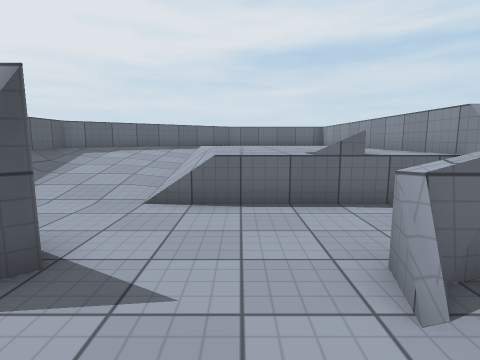
view 1 (above)

13 first-person views from a walk through a Unity game level. The camera is 1.3 m above the floor, tilts 8° down and sees 80° across. The floor is counted in squares, 1 m on a side. Each view is taken from the middle of a square. On the plan, view 1 faces up. The plan holds only what a view shows up to about 13 squares ahead; the rest is blank. Surface patterns are stand-ins for the level's own textures.

view 2
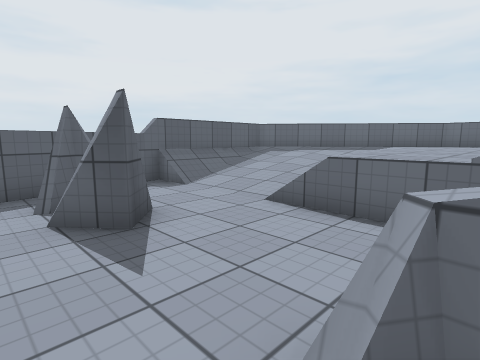

view 3
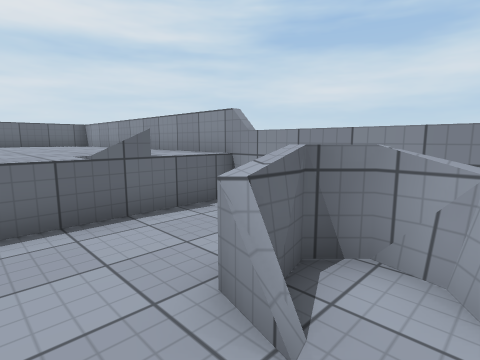

view 4
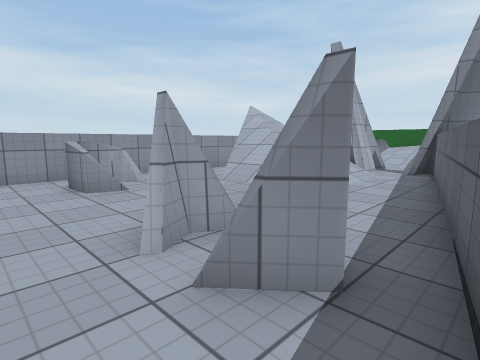

view 5
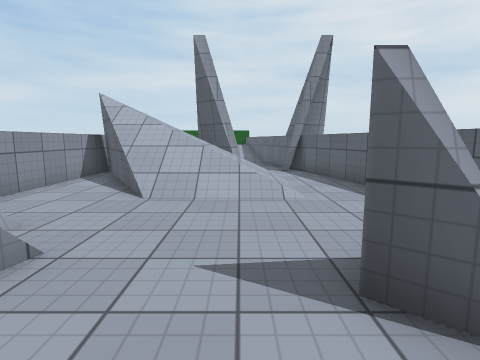

view 6
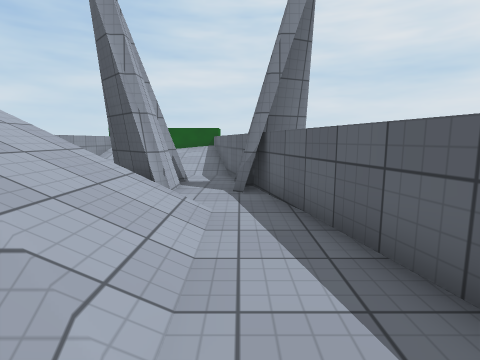

view 7
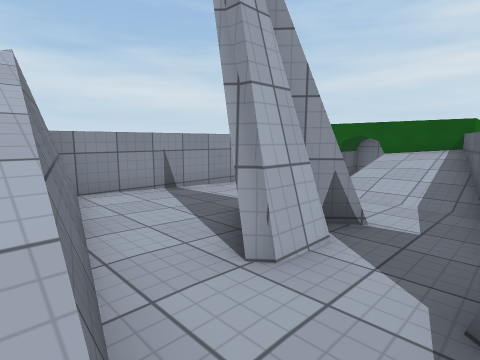

view 8
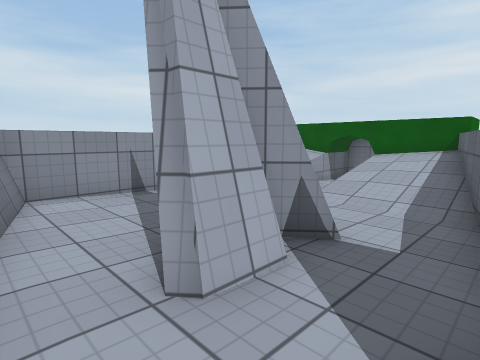

view 9
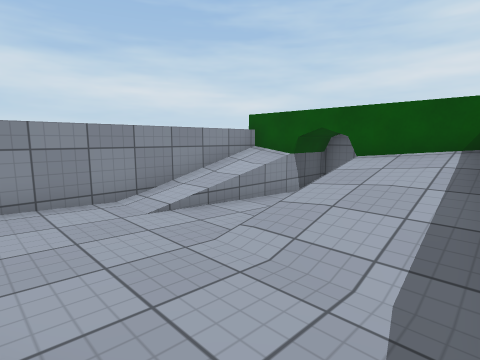

view 10
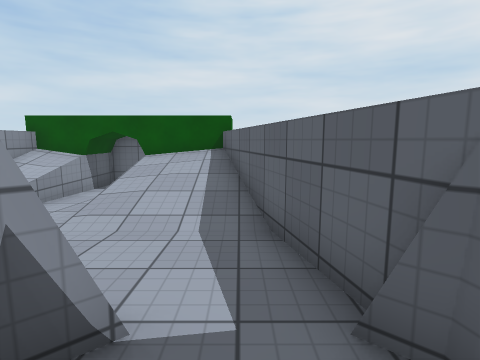

view 11
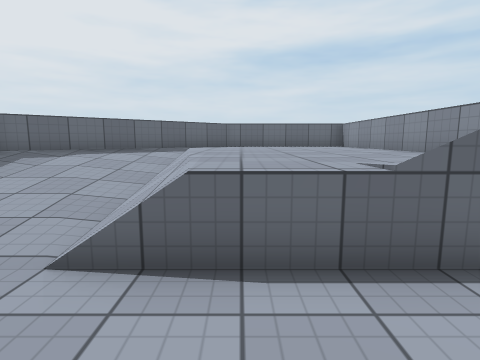

view 12
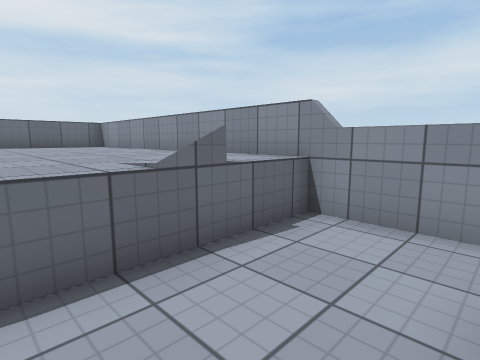

view 13
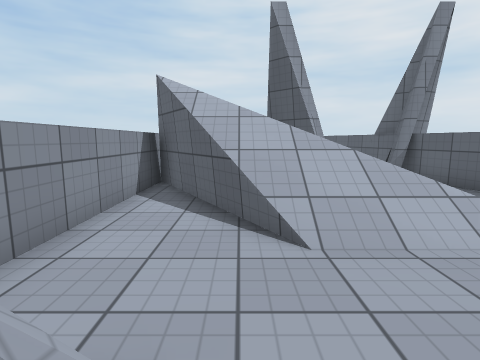

### Floor plan
Key: @ floor where view 1 was taken; # wall or solid block; . main floor; : floor 0.25 m higher than the main floor; - floor 0.25 m lower than the main floor; + floor 0.5 m higher than the main floor; _ floor 0.5 m lower than the main floor; * floor 0.75 m higher than the main floor; % floor 1 m higher than the main floor; / step, stairs or slope; = window, fence, low wall or low ledge; ^ raised ledge; v drop or lower ground.
Columns run from 7 left of view 1 to 5 right of it. Each row starts with its distance up from view 1.
 16       #=====#
 15     #=#%%%%%=
 14    #=%%%%%%%=
 13   #=%/%%%%%%=
 12 ##=%*/%%%%%%=
 11 #=***/%%%%%%=
 10 =//*+/%%%%%%=
  9 #//////%%%%%=
  8 #///://%%%%%=
  7 #//////%%%%%=
  6 #//..//%%/%%=
  5 #...........#
  4 ##..........#
  3  ####....=#.#
  2  #.##...=.= #
  1  #........# #
  0  ##....@....#
 -1   #.........#
 -2   #../////..#
 -3   #../////..#
 -4   #..//////.#
 -5   ##.///////#
 -6    #...=v####
 -7    ##......##
 -8    ##.##....#
 -9     #.##....#
-10     #-.-----#
-11     #-------#
-12     #-------#
-13     #////-/-#
-14     ##///-//#
-15      =///-=/=
-16      =///-=/=
-17      #^^^_^^#
-18      ^    #
-19      #   ##

Positions as (right, up) in squares from view 1, and headings:
1: (0, 0), facing up
2: (2, 1), facing up-left
3: (0, 1), facing up-right
4: (-6, 5), facing down-right
5: (-1, 5), facing down
6: (-3, 0), facing down
7: (-3, -5), facing down-right
8: (-3, -6), facing down-right
9: (-2, -10), facing down-right
10: (-2, -8), facing down
11: (0, 3), facing up
12: (0, 3), facing up-right
13: (2, 2), facing down
